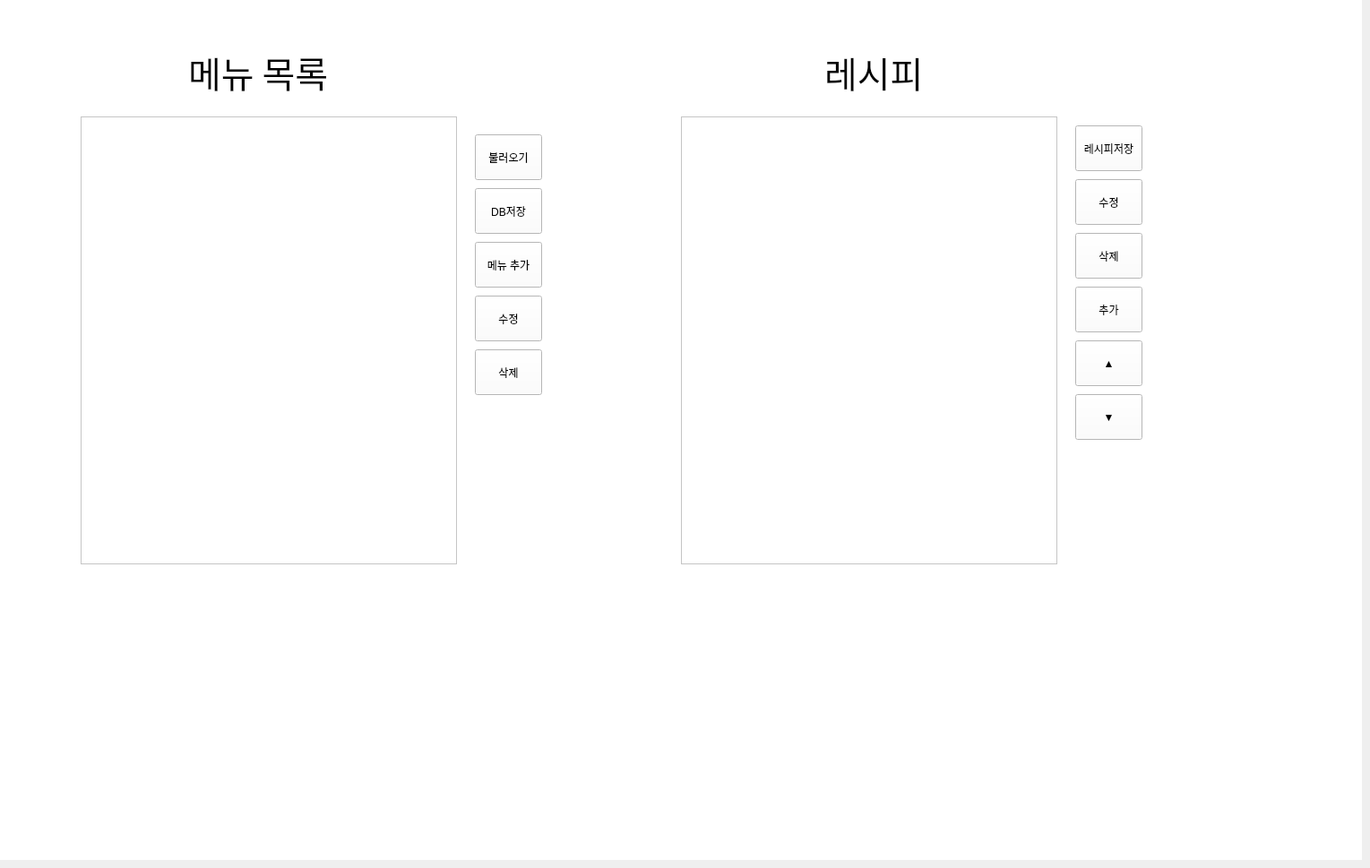
    <widget class="QWidget" name="page_2">
     <widget class="QFrame" name="FRAME_2">
      <property name="geometry">
       <rect>
        <x>0</x>
        <y>0</y>
        <width>1520</width>
        <height>960</height>
       </rect>
      </property>
      <property name="styleSheet">
       <string notr="true">background-color: rgb(255, 255, 255);
</string>
      </property>
      <property name="frameShape">
       <enum>QFrame::NoFrame</enum>
      </property>
      <property name="frameShadow">
       <enum>QFrame::Plain</enum>
      </property>
      <property name="lineWidth">
       <number>3</number>
      </property>
      <widget class="QTableWidget" name="TW_MENU">
       <property name="geometry">
        <rect>
         <x>90</x>
         <y>130</y>
         <width>420</width>
         <height>500</height>
        </rect>
       </property>
       <property name="focusPolicy">
        <enum>Qt::NoFocus</enum>
       </property>
       <property name="frameShadow">
        <enum>QFrame::Plain</enum>
       </property>
       <property name="midLineWidth">
        <number>0</number>
       </property>
       <property name="verticalScrollBarPolicy">
        <enum>Qt::ScrollBarAsNeeded</enum>
       </property>
       <property name="horizontalScrollBarPolicy">
        <enum>Qt::ScrollBarAlwaysOff</enum>
       </property>
       <property name="autoScroll">
        <bool>false</bool>
       </property>
       <property name="editTriggers">
        <set>QAbstractItemView::NoEditTriggers</set>
       </property>
       <property name="selectionBehavior">
        <enum>QAbstractItemView::SelectRows</enum>
       </property>
       <property name="textElideMode">
        <enum>Qt::ElideMiddle</enum>
       </property>
       <property name="gridStyle">
        <enum>Qt::NoPen</enum>
       </property>
       <attribute name="horizontalHeaderMinimumSectionSize">
        <number>200</number>
       </attribute>
       <attribute name="horizontalHeaderDefaultSectionSize">
        <number>200</number>
       </attribute>
       <attribute name="verticalHeaderMinimumSectionSize">
        <number>40</number>
       </attribute>
       <attribute name="verticalHeaderDefaultSectionSize">
        <number>40</number>
       </attribute>
      </widget>
      <widget class="QTableWidget" name="TW_RECIPE">
       <property name="geometry">
        <rect>
         <x>760</x>
         <y>130</y>
         <width>420</width>
         <height>500</height>
        </rect>
       </property>
       <property name="frameShape">
        <enum>QFrame::StyledPanel</enum>
       </property>
       <property name="frameShadow">
        <enum>QFrame::Plain</enum>
       </property>
       <property name="verticalScrollBarPolicy">
        <enum>Qt::ScrollBarAsNeeded</enum>
       </property>
       <property name="horizontalScrollBarPolicy">
        <enum>Qt::ScrollBarAlwaysOff</enum>
       </property>
       <property name="autoScroll">
        <bool>false</bool>
       </property>
       <property name="editTriggers">
        <set>QAbstractItemView::NoEditTriggers</set>
       </property>
       <property name="selectionMode">
        <enum>QAbstractItemView::ExtendedSelection</enum>
       </property>
       <property name="selectionBehavior">
        <enum>QAbstractItemView::SelectRows</enum>
       </property>
       <property name="textElideMode">
        <enum>Qt::ElideMiddle</enum>
       </property>
       <property name="gridStyle">
        <enum>Qt::NoPen</enum>
       </property>
       <attribute name="horizontalHeaderMinimumSectionSize">
        <number>200</number>
       </attribute>
       <attribute name="horizontalHeaderDefaultSectionSize">
        <number>200</number>
       </attribute>
       <attribute name="verticalHeaderMinimumSectionSize">
        <number>40</number>
       </attribute>
       <attribute name="verticalHeaderDefaultSectionSize">
        <number>40</number>
       </attribute>
      </widget>
      <widget class="QPushButton" name="BTN_MENU_LOAD">
       <property name="geometry">
        <rect>
         <x>530</x>
         <y>150</y>
         <width>75</width>
         <height>51</height>
        </rect>
       </property>
       <property name="text">
        <string>불러오기</string>
       </property>
      </widget>
      <widget class="QPushButton" name="BTN_RECIPE_SAVE">
       <property name="geometry">
        <rect>
         <x>1200</x>
         <y>140</y>
         <width>75</width>
         <height>51</height>
        </rect>
       </property>
       <property name="text">
        <string>레시피저장</string>
       </property>
      </widget>
      <widget class="QPushButton" name="BTN_RECIPE_DELETE">
       <property name="geometry">
        <rect>
         <x>1200</x>
         <y>260</y>
         <width>75</width>
         <height>51</height>
        </rect>
       </property>
       <property name="text">
        <string>삭제</string>
       </property>
      </widget>
      <widget class="QPushButton" name="BTN_MENU_ADD">
       <property name="geometry">
        <rect>
         <x>530</x>
         <y>270</y>
         <width>75</width>
         <height>51</height>
        </rect>
       </property>
       <property name="text">
        <string>메뉴 추가</string>
       </property>
      </widget>
      <widget class="QPushButton" name="BTN_RECIPE_ADD">
       <property name="geometry">
        <rect>
         <x>1200</x>
         <y>320</y>
         <width>75</width>
         <height>51</height>
        </rect>
       </property>
       <property name="text">
        <string>추가</string>
       </property>
      </widget>
      <widget class="QPushButton" name="BTN_RECIPE_UP">
       <property name="geometry">
        <rect>
         <x>1200</x>
         <y>380</y>
         <width>75</width>
         <height>51</height>
        </rect>
       </property>
       <property name="text">
        <string>▲</string>
       </property>
      </widget>
      <widget class="QPushButton" name="BTN_RECIPE_DOWN">
       <property name="geometry">
        <rect>
         <x>1200</x>
         <y>440</y>
         <width>75</width>
         <height>51</height>
        </rect>
       </property>
       <property name="text">
        <string>▼</string>
       </property>
      </widget>
      <widget class="QPushButton" name="BTN_MENU_SAVE">
       <property name="geometry">
        <rect>
         <x>530</x>
         <y>210</y>
         <width>75</width>
         <height>51</height>
        </rect>
       </property>
       <property name="text">
        <string>DB저장</string>
       </property>
      </widget>
      <widget class="QPushButton" name="BTN_MENU_EDIT">
       <property name="geometry">
        <rect>
         <x>530</x>
         <y>330</y>
         <width>75</width>
         <height>51</height>
        </rect>
       </property>
       <property name="text">
        <string>수정</string>
       </property>
      </widget>
      <widget class="QPushButton" name="BTN_MENU_DELETE">
       <property name="geometry">
        <rect>
         <x>530</x>
         <y>390</y>
         <width>75</width>
         <height>51</height>
        </rect>
       </property>
       <property name="text">
        <string>삭제</string>
       </property>
      </widget>
      <widget class="QLabel" name="label_3">
       <property name="geometry">
        <rect>
         <x>210</x>
         <y>50</y>
         <width>231</width>
         <height>61</height>
        </rect>
       </property>
       <property name="font">
        <font>
         <family>함초롬돋움</family>
         <pointsize>30</pointsize>
        </font>
       </property>
       <property name="styleSheet">
        <string notr="true">background-color: rgb(255, 255, 255);
QLabel{ 
   border: 0px solid
} 
font: 40pt &quot;함초롬돋움&quot;;</string>
       </property>
       <property name="text">
        <string>메뉴 목록</string>
       </property>
      </widget>
      <widget class="QLabel" name="label_4">
       <property name="geometry">
        <rect>
         <x>920</x>
         <y>50</y>
         <width>151</width>
         <height>61</height>
        </rect>
       </property>
       <property name="font">
        <font>
         <family>함초롬돋움</family>
         <pointsize>30</pointsize>
        </font>
       </property>
       <property name="styleSheet">
        <string notr="true">background-color: rgb(255, 255, 255);
QLabel{ 
   border: 0px solid;
	font: 26pt &quot;함초롬돋움&quot;;
} </string>
       </property>
       <property name="text">
        <string>레시피</string>
       </property>
      </widget>
      <widget class="QPushButton" name="BTN_RECIPE_EDIT">
       <property name="geometry">
        <rect>
         <x>1200</x>
         <y>200</y>
         <width>75</width>
         <height>51</height>
        </rect>
       </property>
       <property name="text">
        <string>수정</string>
       </property>
      </widget>
     </widget>
    </widget>
